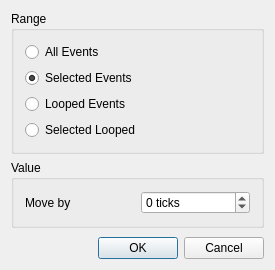
<?xml version="1.0" encoding="UTF-8"?>
<ui version="4.0">
 <class>MoveBase</class>
 <widget class="QDialog" name="MoveBase">
  <property name="geometry">
   <rect>
    <x>0</x>
    <y>0</y>
    <width>275</width>
    <height>270</height>
   </rect>
  </property>
  <property name="windowTitle">
   <string>MusE: Move Notes</string>
  </property>
  <layout class="QVBoxLayout" name="verticalLayout_2">
   <property name="spacing">
    <number>6</number>
   </property>
   <property name="margin">
    <number>11</number>
   </property>
   <item>
    <widget class="QGroupBox" name="rangeBox">
     <property name="title">
      <string>Range</string>
     </property>
     <layout class="QVBoxLayout" name="verticalLayout">
      <property name="spacing">
       <number>6</number>
      </property>
      <property name="margin">
       <number>11</number>
      </property>
      <item>
       <widget class="QRadioButton" name="all_events_button">
        <property name="text">
         <string>All Events</string>
        </property>
       </widget>
      </item>
      <item>
       <widget class="QRadioButton" name="selected_events_button">
        <property name="text">
         <string>Selected Events</string>
        </property>
        <property name="checked">
         <bool>true</bool>
        </property>
       </widget>
      </item>
      <item>
       <widget class="QRadioButton" name="looped_events_button">
        <property name="text">
         <string>Looped Events</string>
        </property>
       </widget>
      </item>
      <item>
       <widget class="QRadioButton" name="selected_looped_button">
        <property name="text">
         <string>Selected Looped</string>
        </property>
       </widget>
      </item>
     </layout>
    </widget>
   </item>
   <item>
    <widget class="QGroupBox" name="groupBox_2">
     <property name="title">
      <string>Value</string>
     </property>
     <property name="flat">
      <bool>false</bool>
     </property>
     <property name="checkable">
      <bool>false</bool>
     </property>
     <layout class="QGridLayout" name="gridLayout">
      <property name="margin">
       <number>11</number>
      </property>
      <property name="spacing">
       <number>6</number>
      </property>
      <item row="0" column="0">
       <widget class="QLabel" name="TextLabel3">
        <property name="text">
         <string>Move by</string>
        </property>
        <property name="wordWrap">
         <bool>false</bool>
        </property>
       </widget>
      </item>
      <item row="0" column="1">
       <widget class="QSpinBox" name="amount_spinbox">
        <property name="accelerated">
         <bool>true</bool>
        </property>
        <property name="suffix">
         <string> ticks</string>
        </property>
        <property name="minimum">
         <number>-9999999</number>
        </property>
        <property name="maximum">
         <number>9999999</number>
        </property>
        <property name="singleStep">
         <number>386</number>
        </property>
        <property name="value">
         <number>0</number>
        </property>
       </widget>
      </item>
     </layout>
    </widget>
   </item>
   <item>
    <spacer name="verticalSpacer">
     <property name="orientation">
      <enum>Qt::Vertical</enum>
     </property>
     <property name="sizeHint" stdset="0">
      <size>
       <width>20</width>
       <height>40</height>
      </size>
     </property>
    </spacer>
   </item>
   <item>
    <layout class="QHBoxLayout" name="horizontalLayout">
     <property name="spacing">
      <number>6</number>
     </property>
     <item>
      <spacer name="Spacer1">
       <property name="orientation">
        <enum>Qt::Horizontal</enum>
       </property>
       <property name="sizeType">
        <enum>QSizePolicy::Expanding</enum>
       </property>
       <property name="sizeHint" stdset="0">
        <size>
         <width>20</width>
         <height>20</height>
        </size>
       </property>
      </spacer>
     </item>
     <item>
      <widget class="QPushButton" name="okButton">
       <property name="text">
        <string>OK</string>
       </property>
       <property name="autoDefault">
        <bool>false</bool>
       </property>
       <property name="default">
        <bool>true</bool>
       </property>
      </widget>
     </item>
     <item>
      <widget class="QPushButton" name="cancelButton">
       <property name="text">
        <string>Cancel</string>
       </property>
      </widget>
     </item>
    </layout>
   </item>
  </layout>
 </widget>
 <layoutdefault spacing="6" margin="11"/>
 <resources/>
 <connections>
  <connection>
   <sender>okButton</sender>
   <signal>clicked()</signal>
   <receiver>MoveBase</receiver>
   <slot>accept()</slot>
   <hints>
    <hint type="sourcelabel">
     <x>20</x>
     <y>20</y>
    </hint>
    <hint type="destinationlabel">
     <x>20</x>
     <y>20</y>
    </hint>
   </hints>
  </connection>
  <connection>
   <sender>cancelButton</sender>
   <signal>clicked()</signal>
   <receiver>MoveBase</receiver>
   <slot>reject()</slot>
   <hints>
    <hint type="sourcelabel">
     <x>20</x>
     <y>20</y>
    </hint>
    <hint type="destinationlabel">
     <x>20</x>
     <y>20</y>
    </hint>
   </hints>
  </connection>
 </connections>
</ui>
